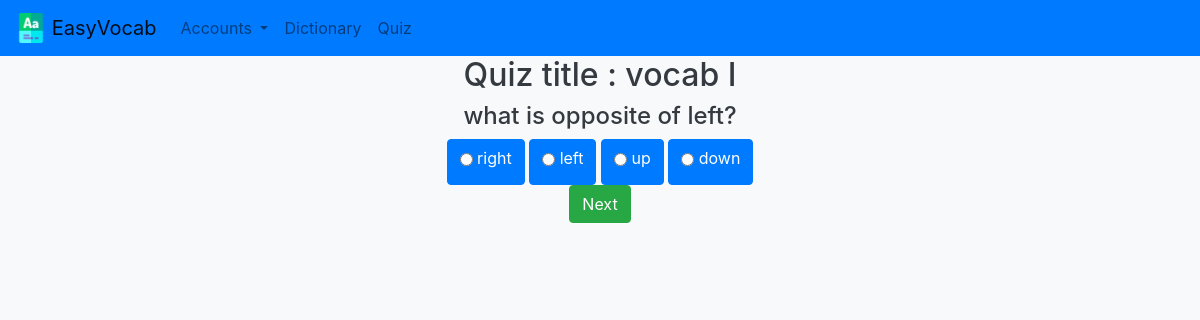
The app's page /quiz/1 with its own data.
### quiz/models.py (models this page shows, shortened)
class Quiz(models.Model):
    title = models.CharField(max_length=50)
    questions = models.ManyToManyField(Question)
    class Meta:
        verbose_name_plural = 'quizzes'

class Question(models.Model):
    title = models.CharField(max_length=300)
    choices = models.CharField(max_length=300)
    answer = models.CharField(max_length=100)
    difficulty = models.IntegerField(default=1)

### quiz/views.py (the view, shortened to what this page needs)
# urls.py: path('<pk>', views.QuizView.as_view(), name='quiz-view'),
class QuizView(DetailView):
    model = Quiz
    template_name = 'quiz/quiz_view.html'
    context_object_name = 'quiz'
    def get_context_data(self, **kwargs):
        context = super(QuizView, self).get_context_data(**kwargs)
        context['quiz_number'] = 1
        self.request.session['quiz_number'] = 1
        try:
            context['QO'] = int(self.request.POST['QO'])
        except Exception as e:
            context['QO'] = 0
        choices = self.get_object().questions.all()[context['QO']].choices.split(',')
        context['choice1'] = choices[0]
        context['choice2'] = choices[1]
        context['choice3'] = choices[2]
        context['choice4'] = choices[3]
        return context

### quiz/templatetags/quiz_extras.py (called while the page is built)
@register.filter
def get(questions, index):
    return questions[index]

@register.filter
def get_title(question):
    return question.title

@register.filter
def plus_one(number):
    return number+1

### quiz/templates/quiz/quiz_view.html (shortened to what this page needs)
{%  extends 'quiz/quiz_base_template.html' %}
{% load quiz_extras %}
{% block content %}
    <div class="container text-center">
    <p class="h2">Quiz title : {{ quiz.title }}</p>
    <p class="h4">{{ quiz.questions.all|get:QO|get_title }}</p>
    <form method="post" action="{% url 'quiz:quiz-view' quiz_number %}">
        <div id="ck-button" class="btn btn-primary">
        <label for="accept">
            <input id="accept" name='ans' type="radio" value="{{ choice1 }}" required="required" class="btn btn-primary" />
            <span>{{ choice1 }}</span>
        </label>
        </div>
        <div id="ck-button" class="btn btn-primary">
        <label for="accept">
            <input id="accept" name='ans' type="radio" value="{{ choice2 }}" required="required" class="btn btn-primary" />
            <span>{{ choice2 }}</span>
        </label>
        </div>
        <div id="ck-button" class="btn btn-primary">
        <label for="accept">
            <input id="accept" name='ans' type="radio" value="{{ choice3 }}" required="required" class="btn btn-primary" />
            <span>{{ choice3 }}</span>
        </label>
        </div>
        <div id="ck-button" class="btn btn-primary">
        <label for="accept">
            <input id="accept" name='ans' type="radio" value="{{ choice4 }}" required="required" class="btn btn-primary" />
            <span>{{ choice4 }}</span>
        </label>
        </div>
        <br>
        <input type="submit" value="Next" class="btn btn-success">
    </form>
    </div>
{% endblock %}

### records on screen
Quiz: title "vocab I", questions.all|get "what is opposite of left?"
Question: answer "right"

### other values on screen
{{ choice2 }} "left"
{{ choice3 }} "up"
{{ choice4 }} "down"
